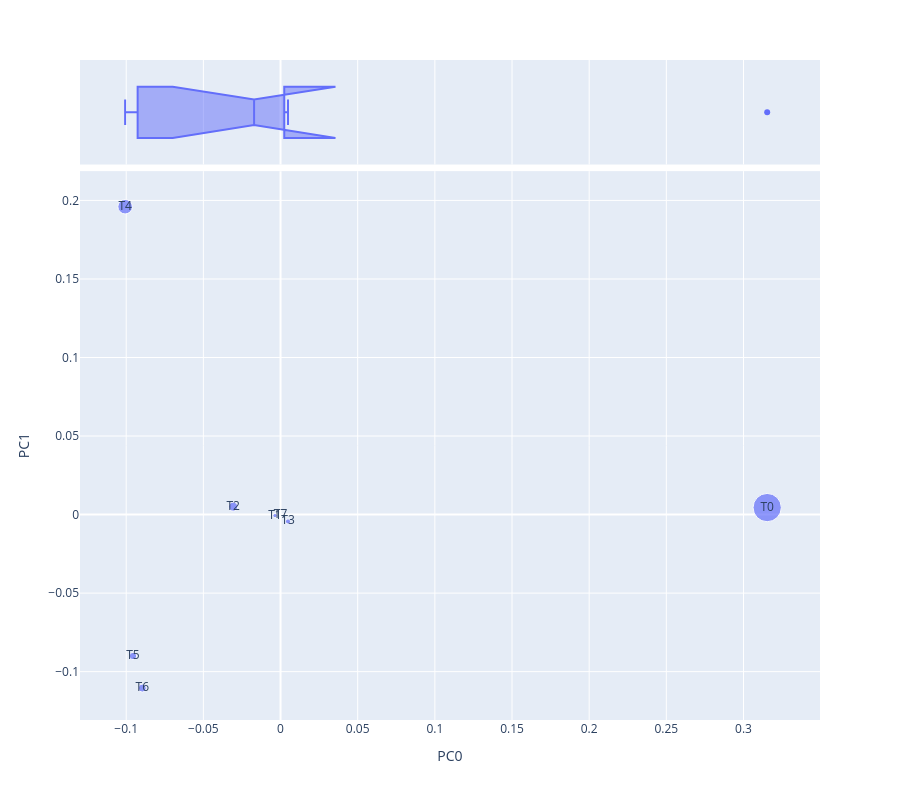

Notebook code for this chart:
### Code cell
vis_loadings(COMPS, 0, 1)

### Figure 1 — Plotly figure (JSON) as saved in the notebook; plotly's stock layout.template omitted (floating-point values rounded to 4 significant figures)
{"data": [{"hovertemplate": "PC0=%{x}<br>PC1=%{y}<br>size=%{marker.size}<br>term_str=%{text}<extra></extra>", "legendgroup": "", "marker": {"color": "#636efa", "size": [0.6365, 0.01505, 0.06509, 0.02109, 0.1681, 0.0435, 0.05061, 3.476e-05], "sizemode": "area", "sizeref": 0.001591, "symbol": "circle"}, "mode": "markers+text", "name": "", "orientation": "v", "showlegend": false, "text": ["T0", "T1", "T2", "T3", "T4", "T5", "T6", "T7"], "type": "scatter", "x": [0.3153, -0.003601, -0.03067, 0.004836, -0.1007, -0.09562, -0.08958, -8.559e-06], "xaxis": "x", "y": [0.004459, -0.0006534, 0.005061, -0.004363, 0.196, -0.09005, -0.1105, 9.344e-06], "yaxis": "y"}, {"alignmentgroup": "True", "hovertemplate": "PC0=%{x}<extra></extra>", "legendgroup": "", "marker": {"color": "#636efa", "symbol": "circle"}, "name": "", "notched": true, "offsetgroup": "", "showlegend": false, "type": "box", "x": [0.3153, -0.003601, -0.03067, 0.004836, -0.1007, -0.09562, -0.08958, -8.559e-06], "xaxis": "x2", "yaxis": "y2"}], "layout": {"height": 800, "legend": {"itemsizing": "constant", "tracegroupgap": 0}, "margin": {"t": 60}, "xaxis": {"anchor": "y", "domain": [0, 1], "title": {"text": "PC0"}}, "xaxis2": {"anchor": "y2", "domain": [0, 1], "matches": "x", "showgrid": true, "showticklabels": false}, "yaxis": {"anchor": "x", "domain": [0, 0.8316], "title": {"text": "PC1"}}, "yaxis2": {"anchor": "x2", "domain": [0.8416, 1], "matches": "y2", "showgrid": false, "showline": false, "showticklabels": false, "ticks": ""}}}
